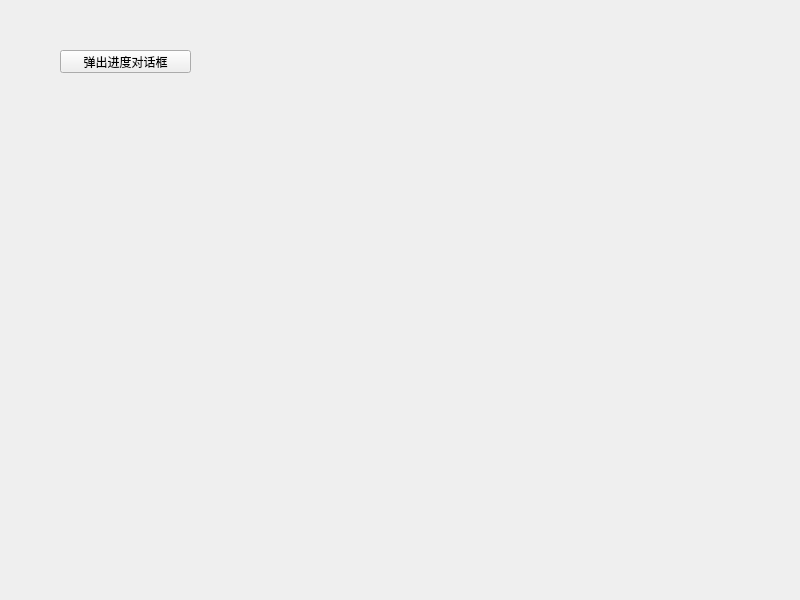
<?xml version="1.0" encoding="UTF-8"?>
<ui version="4.0">
 <class>Widget</class>
 <widget class="QWidget" name="Widget">
  <property name="geometry">
   <rect>
    <x>0</x>
    <y>0</y>
    <width>800</width>
    <height>600</height>
   </rect>
  </property>
  <property name="windowTitle">
   <string>Widget</string>
  </property>
  <widget class="QPushButton" name="dialogButton">
   <property name="geometry">
    <rect>
     <x>60</x>
     <y>50</y>
     <width>131</width>
     <height>23</height>
    </rect>
   </property>
   <property name="text">
    <string>弹出进度对话框</string>
   </property>
  </widget>
 </widget>
 <resources/>
 <connections/>
</ui>
